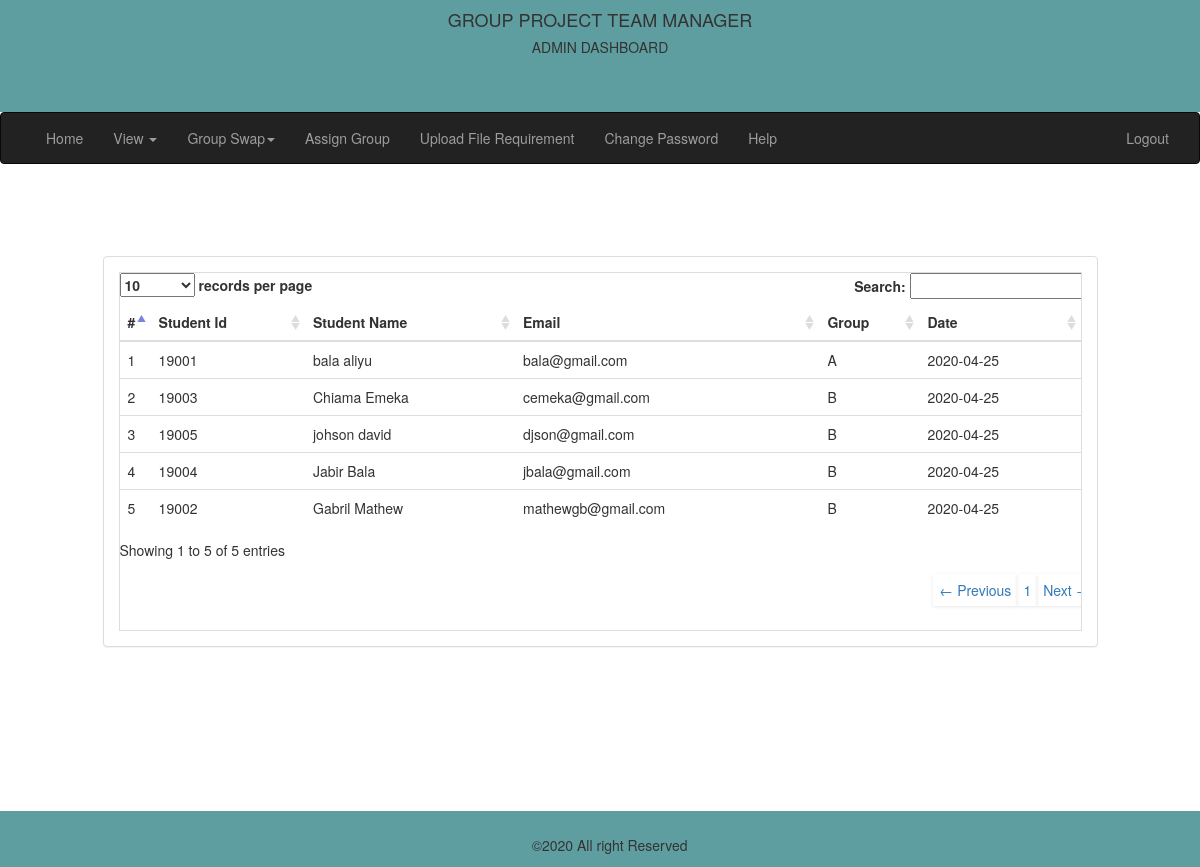
The page /admin/processed_group_students.php (signed in) on the database its author committed.
### tables this page shows
CREATE TABLE `processed_group_student` (
  `p_id` int(11) NOT NULL,
  `student_id` int(5) NOT NULL,
  `group_id` int(5) NOT NULL,
  `date` varchar(20) NOT NULL
);

CREATE TABLE `student` (
  `id` int(11) NOT NULL,
  `student_id` int(30) NOT NULL,
  `name` varchar(100) NOT NULL,
  `email` varchar(50) NOT NULL,
  `password` varchar(50) NOT NULL,
  `status` int(11) NOT NULL,
  `grouped` int(11) NOT NULL
);

CREATE TABLE `groups` (
  `group_id` int(11) NOT NULL,
  `group_name` varchar(5) NOT NULL,
  `no_in_group` int(20) NOT NULL
);

### admin/processed_group_students.php (the view, shortened to what this page needs)
<?php
	include("../include/connection.php");
?>
<!DOCTYPE html>
<html lang="en">
<head>
<link rel="stylesheet" href="../css/bootstrap.min.css">
</head>
<body>
<div class="container-fluid">
<div class="row" style="background:#5F9EA0; height:8em;">
<div class="col-sm-12">
<h4 class="text-center text-uppercase">Group Project Team Manager</h4>
<h5 class="text-center text-uppercase">Admin Dashboard</h5>
</div>
</div>
<div class="row">
<nav class="navbar navbar-inverse">
  <div class="container-fluid">
    <div class="collapse navbar-collapse" id="myNavbar">
      <ul class="nav navbar-nav">
        <li><a href="dashboard.php">Home</a></li>
        <li class="dropdown">
          <a class="dropdown-toggle" data-toggle="dropdown" href="#">View <span class="caret"></span></a>
        </li>
        <li class="dropdown">
          <a class="dropdown-toggle" data-toggle="dropdown" href="#">Group Swap<span class="caret"></span></a>
        </li>
        <li><a href="assign_groups.php">Assign Group</a></li>
        <li><a href="upload_file_requirement.php">Upload File Requirement</a></li>
        <li><a href="change_password.php">Change Password</a></li>
      <li><a href="help.php">Help</a></li>
      </ul>
      <ul class="nav navbar-nav navbar-right">
        <li><a href="logout.php">Logout</a></li>
      </ul>
    </div>
</nav>
</div>
</div>
<div class="row" style="margin-top:6%;margin-bottom:12%;">
                <div class="col-md-10 col-sm-offset-1">
                    <div class="panel panel-default">
                        <div class="panel-body">
                            <div class="table-responsive table-bordered">
                                <table class="table" id="example" cellpadding="0" cellspacing="0" border="0">
                                    <thead>
                                        <tr>
										<th>#</th>
                                            <th>Student Id</th>
											<th>Student Name </th>
											<th>Email </th>
											<th>Group</th>
											<th>Date</th>
                                        </tr>
                                    </thead>
                                    <tbody>
<?php
$sql=mysqli_query($conn,"select * from processed_group_student inner join groups on processed_group_student.group_id=groups.group_id inner join student on processed_group_student.student_id=student.student_id order by p_id");
$cnt=1;
while($row=mysqli_fetch_array($sql))
{
?>
                                        <tr>
										    <td><?php echo htmlentities($cnt);?></td>
											<td><?php echo htmlentities($row['student_id']);?></td>
											<td><?php echo htmlentities($row['name']);?></td>
                                            <td><?php echo htmlentities($row['email']);?></td>
											<td><?php echo htmlentities($row['group_name']);?></td>
											<td><?php echo htmlentities($row['date']);?></td>
                                        </tr>
<?php
$cnt++;
}  ?>
                                    </tbody>
                                </table>
                            </div>
                        </div>
                    </div>
</div>
</div>
<div class="row" style="background:#5F9EA0;height:4em; padding-top:2%;">
<div class="col-sm-7 text-right">
<p>&copy;2020 All right Reserved</p>
</div>
</div>
<link href="assets/DT_bootstrap.css" rel="stylesheet" />
</body>
</html>

### rows shown on the page
processed_group_student: student.student_id "19001", student.name "bala aliyu", student.email "bala@gmail.com", group.group_name "A", date "2020-04-25"
processed_group_student: student.student_id "19003", student.name "Chiama Emeka", student.email "cemeka@gmail.com", group.group_name "B", date "2020-04-25"
processed_group_student: student.student_id "19005", student.name "johson david", student.email "djson@gmail.com", group.group_name "B", date "2020-04-25"
processed_group_student: student.student_id "19004", student.name "Jabir Bala", student.email "jbala@gmail.com", group.group_name "B", date "2020-04-25"
processed_group_student: student.student_id "19002", student.name "Gabril Mathew", student.email "mathewgb@gmail.com", group.group_name "B", date "2020-04-25"
